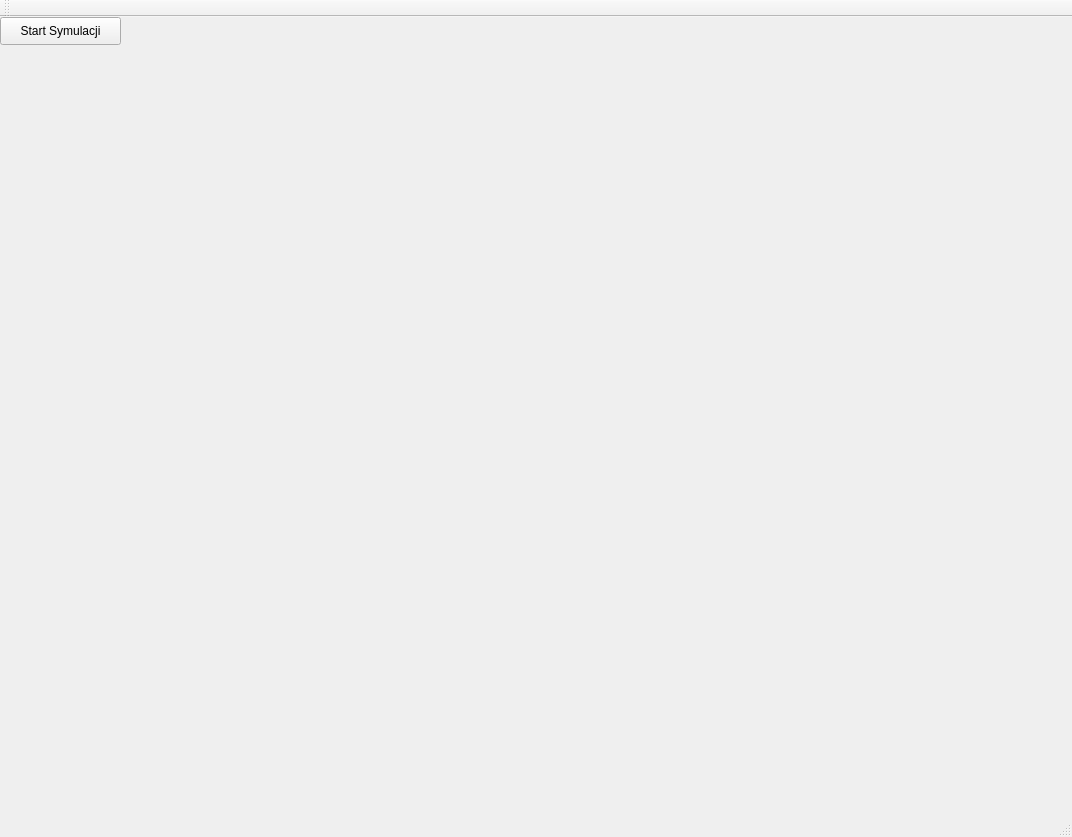
<?xml version="1.0" encoding="UTF-8"?>
<ui version="4.0">
 <class>Aisde2AgrafClass</class>
 <widget class="QMainWindow" name="Aisde2AgrafClass">
  <property name="geometry">
   <rect>
    <x>0</x>
    <y>0</y>
    <width>1072</width>
    <height>837</height>
   </rect>
  </property>
  <property name="windowTitle">
   <string>Aisde2Agraf</string>
  </property>
  <widget class="QWidget" name="centralWidget">
   <widget class="QPushButton" name="pushButton">
    <property name="geometry">
     <rect>
      <x>0</x>
      <y>0</y>
      <width>121</width>
      <height>28</height>
     </rect>
    </property>
    <property name="text">
     <string>Start Symulacji</string>
    </property>
   </widget>
   <widget class="QCustomPlot" name="customplot" native="true">
    <property name="geometry">
     <rect>
      <x>160</x>
      <y>10</y>
      <width>881</width>
      <height>751</height>
     </rect>
    </property>
   </widget>
  </widget>
  <widget class="QMenuBar" name="menuBar">
   <property name="geometry">
    <rect>
     <x>0</x>
     <y>0</y>
     <width>1072</width>
     <height>26</height>
    </rect>
   </property>
  </widget>
  <widget class="QToolBar" name="mainToolBar">
   <attribute name="toolBarArea">
    <enum>TopToolBarArea</enum>
   </attribute>
   <attribute name="toolBarBreak">
    <bool>false</bool>
   </attribute>
  </widget>
  <widget class="QStatusBar" name="statusBar"/>
 </widget>
 <layoutdefault spacing="6" margin="11"/>
 <customwidgets>
  <customwidget>
   <class>QCustomPlot</class>
   <extends>QWidget</extends>
   <header>qcustomplot.h</header>
   <container>1</container>
  </customwidget>
 </customwidgets>
 <resources>
  <include location="Aisde2Agraf.qrc"/>
 </resources>
 <connections>
  <connection>
   <sender>pushButton</sender>
   <signal>clicked()</signal>
   <receiver>Aisde2AgrafClass</receiver>
   <slot>startSimulation()</slot>
   <hints>
    <hint type="sourcelabel">
     <x>92</x>
     <y>73</y>
    </hint>
    <hint type="destinationlabel">
     <x>299</x>
     <y>199</y>
    </hint>
   </hints>
  </connection>
  <connection>
   <sender>pushButton</sender>
   <signal>clicked()</signal>
   <receiver>Aisde2AgrafClass</receiver>
   <slot>drawGraph()</slot>
   <hints>
    <hint type="sourcelabel">
     <x>60</x>
     <y>53</y>
    </hint>
    <hint type="destinationlabel">
     <x>299</x>
     <y>199</y>
    </hint>
   </hints>
  </connection>
 </connections>
 <slots>
  <slot>drawGraph()</slot>
  <slot>startSimulation()</slot>
 </slots>
</ui>
